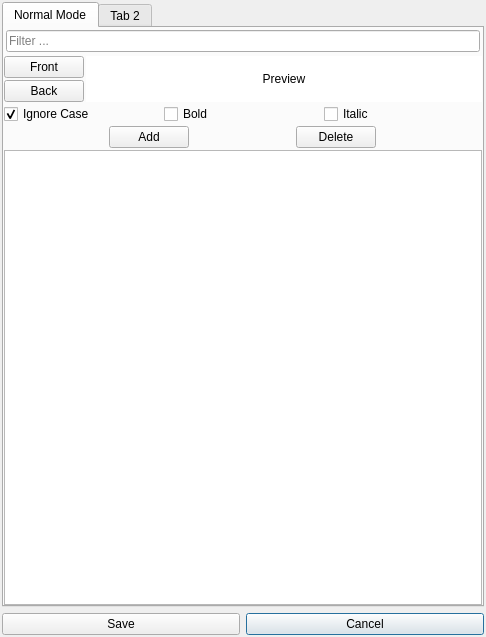
<?xml version="1.0" encoding="UTF-8"?>
<ui version="4.0">
 <class>Options</class>
 <widget class="QWidget" name="Options">
  <property name="geometry">
   <rect>
    <x>0</x>
    <y>0</y>
    <width>486</width>
    <height>637</height>
   </rect>
  </property>
  <property name="windowTitle">
   <string>Options</string>
  </property>
  <property name="styleSheet">
   <string notr="true">/*hover*/
/*actived*/
/*gradient start*/
/*gradient end*/

QWidget
{
font-family: &quot;Cascadia Code&quot;;
    color: #DDDDDD;
    background-color: #222222;
}

QFrame{
    color: #DDDDDD;
    background-color: #222222;
}
QMainWindow::separator{
    border: 1px solid #353535;
    border-style: outset;
    width: 2px;
    height: 2px;
}
QMainWindow::separator:hover{
    background: #800EB1;
}
QSplitter::handle{
    border: 1px solid #353535;
    border-style: outset;
    width: 2px;
    height: 2px;
}
QSplitter::handle:hover{
    border-color: #8618F4;
}
QSplitter::handle:pressed{
    border-color: #B914FF;
}
QSizeGrip{
    background-color: none;
}

QMenuBar {
    background-color: #222222;
    spacing: 1px;
    border-bottom: 1px solid #353535;
}

QMenuBar::item{
    background: transparent;
    padding: 1px 8px;
}

QMenuBar::item:selected{
    background: #800EB1;
    border: 1px solid #800EB1;
}

QMenuBar::item:pressed{
    background: #B914FF;
    border: 1px solid #B914FF;
    padding-top: 4px; /*margin-bottom: -4px;*/
}

QMenu {
    background-color: #222222;
    border: 1px solid #353535;
    margin: 1px; /* some spacing around the menu */
    padding: 1px;
}

QMenu::item{
    padding: 2px 25px 2px 15px;
    border: 1px solid transparent;
    margin: 1px;
}
QMenu::icon {
    width: 15px;
    height: 15px;
    padding:5px;
    border-right: 1px inset #353535;
}

QMenu::item:selected {
    border-color: #353535;
    background: #800EB1;
}

QMenu::separator {
    height: 1px;
    background: #353535;
    margin: 0 5px;
}

QMenu::indicator {
    width: 13px;
    height: 13px;
    padding:2px;
}
QMenu::icon:checked { /* appearance of a 'checked' icon */
    background: #800EB1;
    border: 1px inset #B914FF;
    border-radius: 3px;
    padding: 2px;
    /*position: absolute;
    top: 0px;
    right: 1px;
    bottom: 5px;
    left: 2px;*/
}

/* =============================================== */
/* ToolBar StatusBar                               */
/* =============================================== */
QToolBar {
    background: #222222;
    spacing: 1px; /* spacing between items in the tool bar */
    padding: 1px;
    border-bottom: 1px solid #353535;
}

QStatusBar{
    background: transparent;
    border-top:1px solid #353535;
}

QStatusBar::item {
    margin: 2px 0;
    border-left: 1px solid #353535;
}

QStatusBar QLabel{
    background: transparent;
    margin: 0  2px;
}

QStatusBar QPushButton{
    background: transparent;
    margin: 0  2px;
}

QStatusBar QPushButton:hover{
    background: #800EB1;
    margin: 0  2px;
}

/* =============================================== */
/* Label                                           */
/* =============================================== */
QLabel {
    background: transparent;
    border: 1px solid transparent;
    padding: 1px;
}


/* A QLabel is a QFrame ... */
/* A QToolTip is a QLabel ... */
QToolTip {
    border: 1px solid #353535;
    padding: 5px;
    border-radius: 3px;
    opacity:210;
}

/* =============================================== */
/* TextBox                                         */
/* =============================================== */
QLineEdit {
    background: #222222;
    selection-background-color: #800EB1;
    border: 1px solid #353535;
    border-radius: 2px;
    border-style: inset;
    padding: 0 1px;
}

QLineEdit:hover{
    border-color: #800EB1;
}
QLineEdit:focus{
    border-color: #8618F4;
}
/*QLineEdit[readOnly=&quot;true&quot;] { color: gray }*/
QLineEdit[echoMode=&quot;2&quot;]{
    lineedit-password-character: 9679;
}

QLineEdit:read-only {
    color: lightgray;
}

QLineEdit:disabled{
    color: lightgray;
    background: lightgray;
}

QTextEdit{
    selection-background-color:#800EB1;
    border: 1px solid #353535;
    border-style: inset;
}
QTextEdit:hover{
    border-color: #800EB1;
}
QTextEdit:focus{
    border-color: #8618F4;
}
/* =============================================== */
/* Button                                          */
/* =============================================== */
QPushButton {
    border: 1px solid #353535;
    border-radius: 2px;
    /*background-color: QLinearGradient( x1: 0, y1: 0, x2: 0, y2: 1, 
        stop: 0 #EEEEEF, stop: 0.05 #DADADF,stop: 0.5 #DADADF, 
        stop: 0.9 #EEEEEF, stop: 1 #EEEEEF);*/
    padding: 1px 4px;
    min-width: 50px;
    min-height: 20px;
}

QPushButton:default{
	border-width: 1px;      
    background-color: #8618F4;
    border-color: #353535;
}

QPushButton:hover{
    background-color: #800EB1;
    border-color: #B914FF;
}

QPushButton:pressed, QPushButton:checked
{
    border-width: 1px;      
    background-color: #B914FF;
    border-color: #353535;
}

QPushButton:focus {
    border-color: #8618F4;
}


QToolButton,QToolButton:unchecked {
    border: 1px solid transparent;
    border-radius: 3px;
    background-color: transparent;
    margin: 1px;
}
QToolButton:checked{
    background-color: #800EB1;
    border-color: #B914FF;
}
QToolButton:hover{
    background-color: #800EB1;
    border-color: #B914FF;
}

QToolButton:pressed,QToolButton:checked:hover{
    background-color: #B914FF;
    border-color: #8618F4;
}
QToolButton:checked:pressed{
    background-color: #800EB1;
}

/* only for MenuButtonPopup */
QToolButton[popupMode=&quot;1&quot;]{
    padding-left: 1px;
    padding-right: 15px; /* make way for the popup button */
    border: 1px solid #353535;
    min-height: 15px;
    /*background: qlineargradient(x1:0, y1:0 ,x2:0, y2:1
        stop: 0 #EEEEEF, stop: 0.05 #DADADF, stop: 0.5 #DADADF
        stop: 0.95 #EEEEEF stop: 1#EEEEEF)*/
}
QToolButton[popupMode=&quot;1&quot;]:hover{
    background-color: #800EB1;
    border-color: #B914FF;
}
QToolButton[popupMode=&quot;1&quot;]:pressed{
    border-width: 1px;
    background-color: #B914FF;
    border-color: #353535;
}
QToolButton::menu-button {
    border: 1px solid #353535;
    border-top-right-radius: 2px;
    border-bottom-right-radius: 2px;
    width: 16px;
}

/* =============================================== */
/* ComboBox                                        */
/* =============================================== */
QComboBox{
    border: 1px solid #353535;
	border-radius: 2px;
}

QComboBox::drop-down {
    subcontrol-origin: padding;
    subcontrol-position: top right;

    border-top-right-radius: 2px; /* same radius as the QComboBox */
    border-bottom-right-radius: 2px;
}

QComboBox::down-arrow {
    image: url(:/icons/downarrow.png);
}

QComboBox:hover{
    border-color: #800EB1;
}
QComboBox:focus{
    border-color: #8618F4;
}
QComboBox:on { /* shift the text when the popup opens */
    padding-top: 2px;
    padding-left: 2px;
}
QComboBox QAbstractItemView {
    border: 1px solid #353535;
    selection-background-color: #800EB1;
}

/* =============================================== */
/* SpinBox DateTime                                */
/* =============================================== */
QSpinBox, QDoubleSpinBox,QDateEdit,QTimeEdit,QDateTimeEdit{
    border: 1px solid #353535;
	border-radius:2px;
}

QSpinBox:hover, QDoubleSpinBox:hover,QDateEdit:hover, QTimeEdit:hover,QDateTimeEdit:hover{
    border-color: #800EB1;
}
QSpinBox:focus, QDoubleSpinBox:focus,QDateEdit:focus,QTimeEdit:focus,QDateTimeEdit:focus{
    border-color: #8618F4;
}

/* =============================================== */
/* Slider ProgressBar                              */
/* =============================================== */
QProgressBar {
    border: 1px solid #353535;
    border-radius: 4px;
    text-align: center;
}

QProgressBar::chunk {
    background-color: #8618F4;
    width: 4px;
    margin: 1px;
}

QSlider{
    border: 1px solid transparent;
}
QSlider::groove{
    border: 1px solid #353535;
    background: #222222;
}
QSlider::handle {                           
    border: 1px solid #353535;
    background: #800EB1;
}
QSlider::groove:horizontal {
    height: 3px; /* the groove expands to the size of the slider by default. by giving it a height, it has a fixed size */
    left:5px; right: 5px;
}
QSlider::groove:vertical{
    width: 3px;
    top: 5px; bottom: 5px;
}
QSlider::handle:horizontal{
    width: 6px;
    margin: -7px; /* height */
}
QSlider::handle:vertical{
    height: 6px;
    margin: -7px; /* height */
}
QSlider::add-page{
    border: 1px solid #353535;
    background:#EEEEEF;
}
QSlider::sub-page{                          
    background: #8618F4;
}

/* =============================================== */
/* ScrollBar                                       */
/* =============================================== */
QScrollBar{
    background-color: #222222;
    border: 1px solid #353535;
    border-radius: 5px;
    padding: 1px;
    height: 10px;
    width: 10px;
}
QScrollBar:hover{
    border-color:#800EB1;
}
QScrollBar::handle{
    border-radius: 3px;
    background: #B914FF;
    min-width: 16px;
    min-height: 16px;
}
QScrollBar::handle:hover {
    background: #8618F4;
}
QScrollBar::add-line, QScrollBar::sub-line,
QScrollBar::add-page, QScrollBar::sub-page {
    width: 0px;
    background: transparent;
}
QScrollArea{
    border: none;
}
/*QScrollArea  QAbstractSlider{
    border-radius: 0px;
}*/
/* =============================================== */
/* DockWidget                                       */
/* =============================================== */
QDockWidget, QDockWidget &gt; QWidget/*not work*/
{
    border-color: #353535;/*qt bug*/
    background: transparent;
}
QDockWidget::title {
background-color: #353535;
    border-bottom: 1px solid #353535;
    border-style: inset;
    text-align: left; /* align the text to the left */
    padding: 6px;
}

/* =============================================== */
/* GroupBox                                        */
/* =============================================== */
QGroupBox {
    background-color: #222222;
    border: 1px solid #353535;
    border-radius: 2px;
    margin-top: 0.5em;
}
QGroupBox::title {
    subcontrol-origin: margin;
    subcontrol-position: top left;
    left: 1em;
	padding-left: 2px;
    background-color: #222222;
}
/* =============================================== */
/* ToolBox                                         */
/* =============================================== */
QToolBox{
    border: 1px solid #353535;
}
QToolBox::tab {
    background: #353535;
    border: 1px solid #DADADF;
    border-radius: 1px;
}
QToolBox::tab:hover {
    background-color: #800EB1;
    border-color: transparent;
}
QToolBox::tab:pressed {
    background-color: #B914FF;
    border-color: transparent;
}
QToolBox::tab:selected {
    font-weight: bold;
    border-color: #B914FF;
	background-color: #800EB1;
}

/* =============================================== */
/* TabWidget                                       */
/* =============================================== */
QTabWidget{
    margin-top:2px;
}
QTabWidget::pane{
    border: 1px solid #353535;
}
QTabWidget::tab-bar {
    left: 0px;
}
QTabBar::tab {
    background: #222222;
    border: 1px solid #353535;
    padding: 3px 5px;    
}

QTabBar::tab:first {
	border-top-left-radius: 2px;
}

QTabBar::tab:last {
	border-top-right-radius: 2px;
}

QTabBar::tab:hover {
    background: #800EB1;
    border-color: transparent;
}
QTabBar::tab:selected {
    background: #B914FF;
    border-color: #B914FF;
	border-top-right-radius: 2px;
	border-top-left-radius: 2px;
}
QTabBar::tab:pressed {
    background: #B914FF;
    border-color: transparent;
}
QTabBar::tab:focus {
    border-color: #8618F4;
}
QTabBar::tab:top{
    border-bottom: transparent;
	border-left: transparent;
}
QTabBar::tab:bottom{
    margin-bottom: 3px;
    border-top: transparent;
	border-left: transparent;
}
QTabBar::tab:left{
    border-right: transparent;
	border-top: transparent;
    margin-bottom: 1px;
}
QTabBar::tab:right{
    border-left: transparent;
	border-top: transparent;
    margin-bottom: 1px;
}

QTabBar::close-button {
    width: 10px;
}

/* =============================================== */
/* QHeaderView for list table                      */
/* =============================================== */
QHeaderView {
	border: none;
	margin: 0px;
	padding: 0px;
}
QHeaderView::section, QTableCornerButton::section {
	background-color: #353535;
	padding: 0 3px;
	border-right: 1px solid #DADADF;
	border-bottom: 1px solid #DADADF;
	border-radius: 0px;
}
QHeaderView::section:hover, QTableCornerButton::section:hover{
    background-color: #800EB1;
}
QHeaderView::section:pressed{
    background-color: #B914FF;
}
QHeaderView::section:checked {
    background-color: #8618F4;
}

/* =============================================== */
/* QTableWidget                                    */
/* =============================================== */
QTableWidget, QTableView
{
    gridline-color: #353535;
    background: #222222;
    alternate-background-color: #EEEEEF;
    border:1px solid #353535;
}
QTableView::item, QTabWidget::item{
    background: transparent;
	outline-style: none;
	border: none;
}

QTableView::item:hover {
	background: #800EB1;
    border: 1px solid #8618F4;
}

QTableView::item:selected {
	background: #800EB1;
	color: #EEEEEF;
}

QTableView::item:selected:active {
	background: #B914FF;
	color: #EEEEEF;
}

QTableWidget QComboBox{
    margin: 2px;
    border: none;
}
</string>
  </property>
  <layout class="QGridLayout" name="gridLayout">
   <property name="leftMargin">
    <number>2</number>
   </property>
   <property name="topMargin">
    <number>2</number>
   </property>
   <property name="rightMargin">
    <number>2</number>
   </property>
   <property name="bottomMargin">
    <number>2</number>
   </property>
   <item row="0" column="0">
    <layout class="QVBoxLayout" name="verticalLayout">
     <item>
      <widget class="QTabWidget" name="tabWidget">
       <property name="currentIndex">
        <number>0</number>
       </property>
       <widget class="QWidget" name="normalMode">
        <attribute name="title">
         <string>Normal Mode</string>
        </attribute>
        <layout class="QGridLayout" name="gridLayout_2">
         <property name="leftMargin">
          <number>0</number>
         </property>
         <property name="topMargin">
          <number>0</number>
         </property>
         <property name="rightMargin">
          <number>0</number>
         </property>
         <property name="bottomMargin">
          <number>0</number>
         </property>
         <property name="spacing">
          <number>0</number>
         </property>
         <item row="0" column="0">
          <layout class="QVBoxLayout" name="verticalLayout_3">
           <property name="spacing">
            <number>2</number>
           </property>
           <item>
            <widget class="QLineEdit" name="filterText">
             <property name="sizePolicy">
              <sizepolicy hsizetype="Expanding" vsizetype="Expanding">
               <horstretch>0</horstretch>
               <verstretch>0</verstretch>
              </sizepolicy>
             </property>
             <property name="minimumSize">
              <size>
               <width>0</width>
               <height>20</height>
              </size>
             </property>
             <property name="baseSize">
              <size>
               <width>0</width>
               <height>20</height>
              </size>
             </property>
             <property name="styleSheet">
              <string notr="true">#filterText{
	margin: 2px;
	height: 20px;
}</string>
             </property>
             <property name="inputMask">
              <string/>
             </property>
             <property name="placeholderText">
              <string>Filter ...</string>
             </property>
             <property name="clearButtonEnabled">
              <bool>true</bool>
             </property>
            </widget>
           </item>
           <item>
            <layout class="QHBoxLayout" name="horizontalLayout_2">
             <property name="spacing">
              <number>2</number>
             </property>
             <item>
              <layout class="QVBoxLayout" name="verticalLayout_2">
               <property name="spacing">
                <number>2</number>
               </property>
               <item>
                <widget class="QPushButton" name="frontColorBtn">
                 <property name="sizePolicy">
                  <sizepolicy hsizetype="Maximum" vsizetype="Fixed">
                   <horstretch>1</horstretch>
                   <verstretch>0</verstretch>
                  </sizepolicy>
                 </property>
                 <property name="text">
                  <string>Front</string>
                 </property>
                </widget>
               </item>
               <item>
                <widget class="QPushButton" name="backColorBtn">
                 <property name="sizePolicy">
                  <sizepolicy hsizetype="Maximum" vsizetype="Fixed">
                   <horstretch>1</horstretch>
                   <verstretch>0</verstretch>
                  </sizepolicy>
                 </property>
                 <property name="text">
                  <string>Back</string>
                 </property>
                </widget>
               </item>
              </layout>
             </item>
             <item>
              <widget class="QLabel" name="previewLabel">
               <property name="styleSheet">
                <string notr="true">#previewLabel{
	background-color: #FFF;
	color: #000;
}</string>
               </property>
               <property name="text">
                <string>Preview</string>
               </property>
               <property name="alignment">
                <set>Qt::AlignCenter</set>
               </property>
              </widget>
             </item>
            </layout>
           </item>
           <item>
            <layout class="QHBoxLayout" name="horizontalLayout_3">
             <property name="spacing">
              <number>2</number>
             </property>
             <item>
              <widget class="QCheckBox" name="ignoreCase">
               <property name="text">
                <string>Ignore Case</string>
               </property>
               <property name="checked">
                <bool>true</bool>
               </property>
              </widget>
             </item>
             <item>
              <widget class="QCheckBox" name="bold">
               <property name="text">
                <string>Bold</string>
               </property>
              </widget>
             </item>
             <item>
              <widget class="QCheckBox" name="italic">
               <property name="text">
                <string>Italic</string>
               </property>
              </widget>
             </item>
            </layout>
           </item>
           <item>
            <layout class="QHBoxLayout" name="horizontalLayout_4">
             <property name="spacing">
              <number>2</number>
             </property>
             <item>
              <widget class="QPushButton" name="addBtn">
               <property name="sizePolicy">
                <sizepolicy hsizetype="Maximum" vsizetype="Fixed">
                 <horstretch>1</horstretch>
                 <verstretch>0</verstretch>
                </sizepolicy>
               </property>
               <property name="text">
                <string>Add</string>
               </property>
              </widget>
             </item>
             <item>
              <widget class="QPushButton" name="deleteBtn">
               <property name="sizePolicy">
                <sizepolicy hsizetype="Maximum" vsizetype="Fixed">
                 <horstretch>0</horstretch>
                 <verstretch>0</verstretch>
                </sizepolicy>
               </property>
               <property name="text">
                <string>Delete</string>
               </property>
              </widget>
             </item>
            </layout>
           </item>
           <item>
            <widget class="QListWidget" name="listWidget">
             <property name="sizePolicy">
              <sizepolicy hsizetype="Expanding" vsizetype="Expanding">
               <horstretch>0</horstretch>
               <verstretch>9</verstretch>
              </sizepolicy>
             </property>
            </widget>
           </item>
          </layout>
         </item>
        </layout>
       </widget>
       <widget class="QWidget" name="tab_2">
        <property name="enabled">
         <bool>false</bool>
        </property>
        <attribute name="title">
         <string>Tab 2</string>
        </attribute>
       </widget>
      </widget>
     </item>
     <item>
      <layout class="QHBoxLayout" name="horizontalLayout">
       <item>
        <widget class="QPushButton" name="saveBtn">
         <property name="text">
          <string>Save</string>
         </property>
         <property name="default">
          <bool>false</bool>
         </property>
        </widget>
       </item>
       <item>
        <widget class="QPushButton" name="cancelBtn">
         <property name="text">
          <string>Cancel</string>
         </property>
         <property name="default">
          <bool>true</bool>
         </property>
        </widget>
       </item>
      </layout>
     </item>
    </layout>
   </item>
  </layout>
 </widget>
 <resources/>
 <connections/>
</ui>
